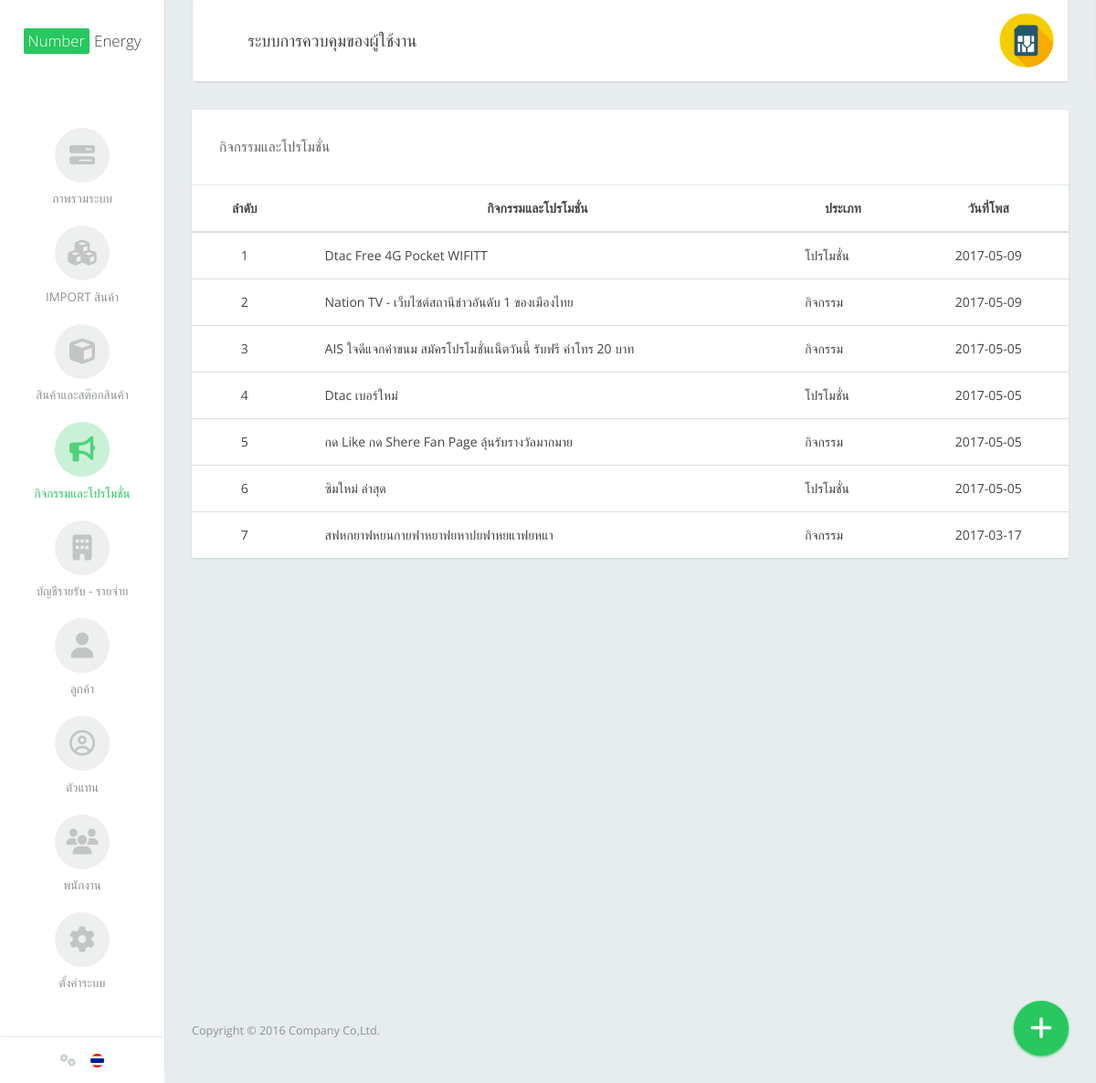
The page /index.php/admin/actipromo_list (signed in) on the database its author committed.
### tables this page shows
CREATE TABLE `dmn_general_config` (
  `general_config_id` int(11) NOT NULL,
  `general_config_txt_top` varchar(100) NOT NULL,
  `general_config_txt_bot` varchar(100) NOT NULL,
  `general_config_pic` varchar(20) NOT NULL,
  `general_config_admin_pic` varchar(100) NOT NULL
);

CREATE TABLE `dmn_actipromo` (
  `actipromo_id` int(11) NOT NULL,
  `actipromo_type` int(11) NOT NULL,
  `actipromo_image` varchar(50) NOT NULL,
  `actipromo_name` varchar(300) NOT NULL,
  `actipromo_subtitle` varchar(100) NOT NULL,
  `actipromo_detail` text NOT NULL,
  `actipromo_date` date NOT NULL
);

CREATE TABLE `dmn_actipromo_type` (
  `actipromo_type_id` int(11) NOT NULL,
  `actipromo_type_name` varchar(100) NOT NULL
);

### application/controllers/Admin.php (called while the page is built, shortened)
<?php
class Admin extends CI_Controller {
	public function actipromo_list()
	{
		$data['actipromo'] = $this->Actipromo_model->actipromo_list();
		$data['page'] = "admin/actipromo_list";
		$this->load->view('admin/theme',$data);
	}
}

### index.php (called while the page is built, shortened)
<?php
require_once BASEPATH.'core/CodeIgniter.php';

### application/models/Homepage_model.php (called while the page is built, shortened)
<?php
class Homepage_model extends CI_Model {
	public function General_config()
	{
		$data = $this->db->get('dmn_general_config')->result_array();
		return $data;
	}
}

### application/models/Actipromo_model.php (called while the page is built, shortened)
<?php
class Actipromo_model extends CI_Model {
	public function actipromo_list()
	{
		$this->db->order_by('dmn_actipromo.actipromo_id','desc');
		$this->db->join('dmn_actipromo_type','dmn_actipromo_type.actipromo_type_id = dmn_actipromo.actipromo_type');
		$query = $this->db->get('dmn_actipromo');
		return $query->result_array();
	}
}

### application/views/admin/actipromo_list.php (the view)
<div class="col-xs-12">
  <div class="card">
    <div class="card-header"> กิจกรรมและโปรโมชั่น </div>
    <div class="card-body no-padding">
      <table class="datatable table table-hover primary" cellspacing="0" width="100%">
        <thead>
          <tr>
            <th><div align="center">ลำดับ</div></th>
            <th><div align="center">กิจกรรมและโปรโมชั่น</div></th>
            <th><div align="center">ประเภท</div></th>
            <th><div align="center">วันที่โพส</div></th>
          </tr>
        </thead>
        <tbody>
        	<?php $i = 1 ?>
          <?php foreach($actipromo as $actipromo){ ?>
          <tr style="cursor: pointer;" onclick="document.location = '<?php echo site_url('Admin/actipromo_update')?>/<?php echo $actipromo['actipromo_id']?>';">
            <td align="center"><?php echo $i ?></td>
            <td><?php echo $actipromo['actipromo_name']?></td>
            <td><?php echo $actipromo['actipromo_type_name']?></td>
            <td align="center"><?php echo $actipromo['actipromo_date']?></td>
          </tr>
          <?php $i++ ?>
          <?php } ?>
        </tbody>
      </table>
    </div>
  </div>
</div>
<div class="btn-floating" id="help-actions">
  <div class="btn-bg"></div>
  <a href="<?php echo site_url('Admin/actipromo_insert/new')?>">
  <button type="button" class="btn btn-default btn-toggle" data-toggle="toggle" data-target="#help-actions"> <i class="icon fa fa-plus"></i> <span class="help-text">Shortcut</span> </button>
  </a>
</div>

### application/views/admin/theme.php (shortened to what this page needs)
<!DOCTYPE html>
<html>
<head>
  <link rel="stylesheet" type="text/css" href="<?php echo base_url()?>theme/assets/css/vendor.css">
  <link rel="stylesheet" type="text/css" href="<?php echo base_url()?>theme/assets/css/flat-admin.css">
  <link rel="stylesheet" type="text/css" href="<?php echo base_url()?>theme/font-awesome/css/font-awesome.min.css">
  <link rel="stylesheet" type="text/css" href="<?php echo base_url()?>theme/assets/css/theme/blue-sky.css">
  <link rel="stylesheet" type="text/css" href="<?php echo base_url()?>theme/assets/css/theme/blue.css">
  <link rel="stylesheet" type="text/css" href="<?php echo base_url()?>theme/assets/css/theme/red.css">
  <link rel="stylesheet" type="text/css" href="<?php echo base_url()?>theme/assets/css/theme/yellow.css">
  <link rel="stylesheet" href="<?php echo base_url()?>theme/js/jQueryCalendarThai/SpecialDateSheet.css" />
  <link rel="stylesheet" href="<?php echo base_url()?>theme/js/jQueryCalendarThai/jquery-ui-1.11.4.custom.css" />
  <link rel="stylesheet" href="http://fontawesome.io/assets/font-awesome/css/font-awesome.css">
</head>
<?php
  $Config = $this->Homepage_model->General_config();
 ?>
<body>
  <div class="app app-default">
<aside class="app-sidebar" id="sidebar">
  <div class="sidebar-header">
    <a class="sidebar-brand" href="#"><span class="highlight">Number</span> Energy</a>
  </div>
  <div class="sidebar-menu">
    <ul class="sidebar-nav">
      <li <?php if($this->uri->segment(2)=="index"){ ?>class="active"<?php } ?>>
        <a href="<?php echo site_url('Admin/index')?>">
          <div class="icon">
            <i class="fa fa-tasks" aria-hidden="true"></i>
          </div>
          <div class="title">ภาพรวมระบบ</div>
        </a>
      </li>
      <li <?php if($this->uri->segment(2)=="product_import"){ ?>class="active"<?php } ?>>
        <a href="<?php echo site_url('Admin/product_import')?>">
          <div class="icon">
            <i class="fa fa-cubes" aria-hidden="true"></i>
          </div>
          <div class="title">Import สินค้า</div>
        </a>
      </li>
      <li <?php if($this->uri->segment(2)=="product_list"||$this->uri->segment(2)=="product_insert"||$this->uri->segment(2)=="product_update"||$this->uri->segment(2)=="product_detail"){ ?>class="active"<?php } ?>>
        <a href="<?php echo site_url('Admin/product_list')?>">
          <div class="icon">
            <i class="fa fa-cube" aria-hidden="true"></i>
          </div>
          <div class="title">สินค้าและสต๊อกสินค้า</div>
        </a>
      </li>
      <li <?php if($this->uri->segment(2)=="actipromo_list"||$this->uri->segment(2)=="actipromo_insert"||$this->uri->segment(2)=="actipromo_update"){ ?>class="active"<?php } ?>>
        <a href="<?php echo site_url('Admin/actipromo_list')?>">
          <div class="icon">
            <i class="fa fa-bullhorn" aria-hidden="true"></i>
          </div>
          <div class="title">กิจกรรมและโปรโมชั่น</div>
        </a>
      </li>
      <li <?php if($this->uri->segment(2)=="account_list"||$this->uri->segment(2)=="account_insert"||$this->uri->segment(2)=="account_detail"){ ?>class="active"<?php } ?>>
        <a href="<?php echo site_url('Admin/account_list')?>">
          <div class="icon">
            <i class="fa fa-building" aria-hidden="true"></i>
          </div>
          <div class="title">บัญชีรายรับ - รายจ่าย</div>
        </a>
      </li>
      <li <?php if($this->uri->segment(2)=="customer_list"||$this->uri->segment(2)=="customer_insert"||$this->uri->segment(2)=="customer_update"){ ?>class="active"<?php } ?>>
        <a href="<?php echo site_url('Admin/customer_list')?>">
          <div class="icon">
            <i class="fa fa-user" aria-hidden="true"></i>
          </div>
          <div class="title">ลูกค้า</div>
        </a>
      </li>
      <li <?php if($this->uri->segment(2)=="agent_list"||$this->uri->segment(2)=="agent_insert"||$this->uri->segment(2)=="agent_update"){ ?>class="active"<?php } ?>>
        <a href="<?php echo site_url('Admin/agent_list')?>">
          <div class="icon">
            <i class="fa fa-user-circle-o" aria-hidden="true"></i>
          </div>
          <div class="title">ตัวแทน</div>
        </a>
      </li>
      <li <?php if($this->uri->segment(2)=="employees_list"||$this->uri->segment(2)=="employees_insert"||$this->uri->segment(2)=="employees_update"){ ?>class="active"<?php } ?>>
        <a href="<?php echo site_url('Admin/employees_list')?>">
          <div class="icon">
            <i class="fa fa-users" aria-hidden="true"></i>
          </div>
          <div class="title">พนักงาน</div>
        </a>
      </li>
      <li class="dropdown <?php if($this->uri->segment(2)=="account_category_list"||$this->uri->segment(2)=="account_category_insert"||$this->uri->segment(2)=="account_category_update"||$this->uri->segment(2)=="mobile_network_list"||$this->uri->segment(2)=="mobile_network_insert"||$this->uri->segment(2)=="mobile_network_update"){ ?>active<?php } ?>">
        <a href="#" class="dropdown-toggle" data-toggle="dropdown">
          <div class="icon">
            <i class="fa fa-cog" aria-hidden="true"></i>
          </div>
          <div class="title">ตั้งค่าระบบ</div>
        </a>
      </li>
    </ul>
  </div>
  <div class="sidebar-footer">
    <ul class="menu">
      <li>
        <a href="/" class="dropdown-toggle" data-toggle="dropdown">
          <i class="fa fa-cogs" aria-hidden="true"></i>
        </a>
      </li>
      <li><a href="#"><span class="flag-icon flag-icon-th flag-icon-squared"></span></a></li>
    </ul>
  </div>
</aside>
<div class="app-container">
  <nav class="navbar navbar-default" id="navbar">
  <div class="container-fluid">
    <div class="navbar-collapse collapse in">
      <ul class="nav navbar-nav navbar-left">
        <li class="navbar-title">ระบบการควบคุมของผู้ใช้งาน</li>
      </ul>
      <ul class="nav navbar-nav navbar-right">
        <li class="dropdown profile">
          <a href="/html/pages/profile.html" class="dropdown-toggle"  data-toggle="dropdown">
            <img class="profile-img" src="<?php echo base_url('theme/assets/images/'.$Config[0]['general_config_admin_pic'])?>">
          </a>
        </li>
      </ul>
    </div>
  </div>
</nav>
  <div class="row" style="height:1000px;">
<?php $this->load->view($page)?>
</div>
  <footer class="app-footer">
  <div class="row">
    <div class="col-xs-12">
      <div class="footer-copyright">
        Copyright © 2016 Company Co,Ltd.
      </div>
    </div>
  </div>
</footer>
</div>
  </div>
</body>
</html>

### rows shown on the page
dmn_general_config: general_config_admin_pic (picture)
dmn_actipromo: actipromo_name "Dtac Free 4G Pocket WIFITT", dmn_actipromo_type.actipromo_type_name "โปรโมชั่น", actipromo_date "2017-05-09"
dmn_actipromo: actipromo_name "Nation TV - เว็บไซต์สถานีข่าวอันดับ 1 ของเมืองไทย", dmn_actipromo_type.actipromo_type_name "กิจกรรม", actipromo_date "2017-05-09"
dmn_actipromo: actipromo_name "AIS ใจดีแจกค่าขนม สมัครโปรโมชั่นเน็ตวันนี้ รับฟรี ค่าโทร 20 บาท", dmn_actipromo_type.actipromo_type_name "กิจกรรม", actipromo_date "2017-05-05"
dmn_actipromo: actipromo_name "Dtac เบอร์ใหม่", dmn_actipromo_type.actipromo_type_name "โปรโมชั่น", actipromo_date "2017-05-05"
dmn_actipromo: actipromo_name "กด Like กด Shere Fan Page ลุ้นรับรางวัลมากมาย", dmn_actipromo_type.actipromo_type_name "กิจกรรม", actipromo_date "2017-05-05"
dmn_actipromo: actipromo_name "ซิมใหม่ ล่าสุด", dmn_actipromo_type.actipromo_type_name "โปรโมชั่น", actipromo_date "2017-05-05"
dmn_actipromo: actipromo_name "สฟหกยาฟหยนกายฟาหยาฟยหาปยฟาหยแาฟยหแา", dmn_actipromo_type.actipromo_type_name "กิจกรรม", actipromo_date "2017-03-17"
